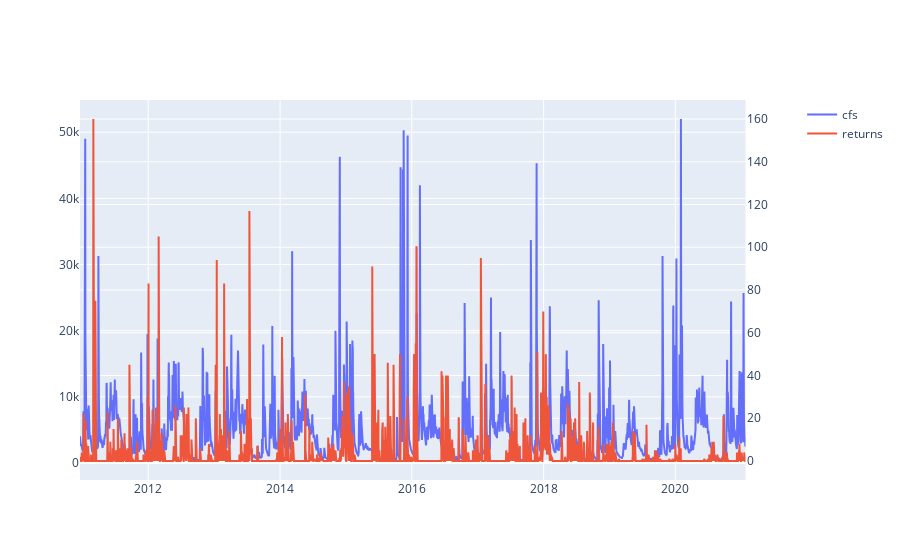

Notebook code cell kept with this figure:
### Code cell
dataviz(hatchSpecies_River('REITER PONDS', 'Steelhead', river))

### Figure 1 — Plotly figure (JSON) as saved in the notebook; plotly's stock layout.template omitted (floating-point values rounded to 4 significant figures; data arrays with more than 128 entries replaced by an {"elided": "..."} marker saying what was removed)
{"data": [{"mode": "lines", "name": "cfs", "type": "scatter", "x": {"elided": "3699 str values"}, "y": {"elided": "3699 int values"}}, {"mode": "lines", "name": "returns", "type": "scatter", "x": {"elided": "3699 str values"}, "xaxis": "x", "y": {"elided": "3699 int values"}, "yaxis": "y2"}], "layout": {"xaxis": {"anchor": "y", "domain": [0, 0.94]}, "yaxis": {"anchor": "x", "domain": [0, 1]}, "yaxis2": {"anchor": "x", "overlaying": "y", "side": "right"}}}
